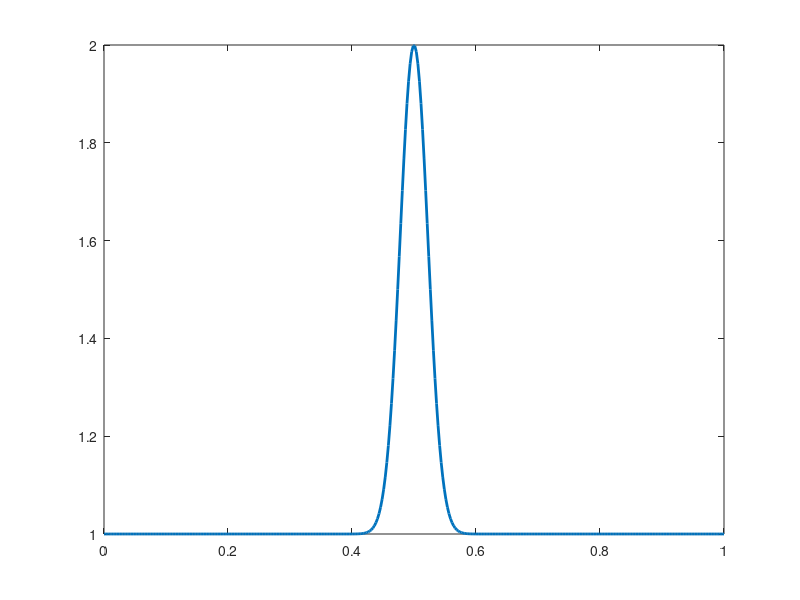
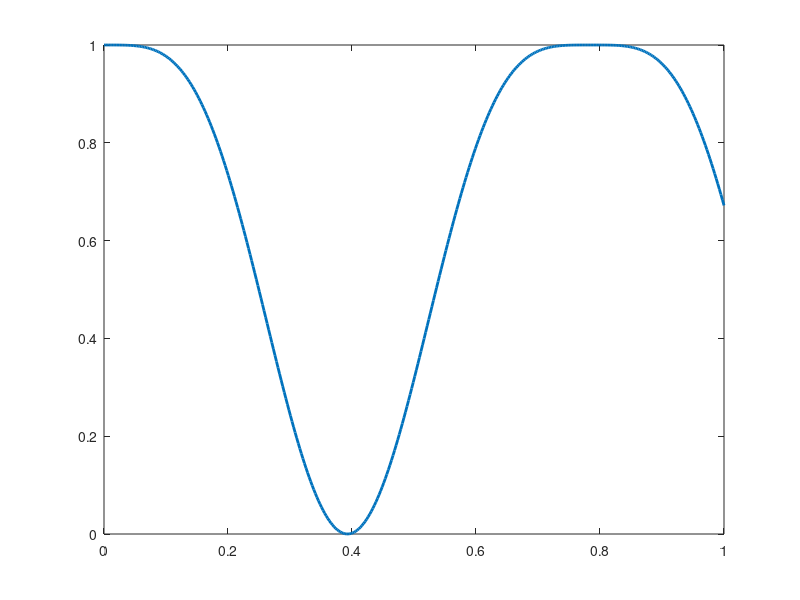
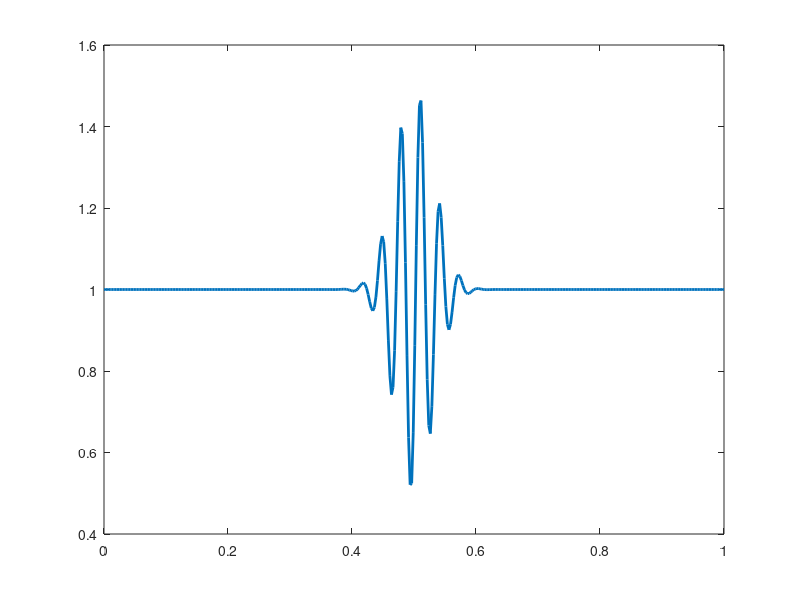
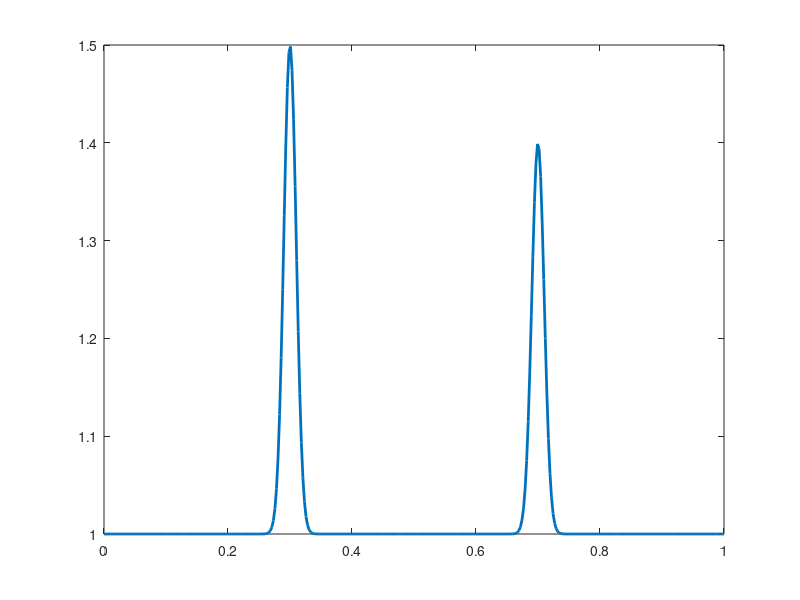

Source code (MATLAB) for these figures, in order:
t0 = 0.0;
tf = 1.0;
n = 400;
t = linspace(t0, tf, n);

figure(1);
y1 = 1.0 + exp(-1e3*(t-0.5).^2);
plot(t,y1,'LineWidth', 2);

figure(2);
y2 = 1 - sin(4.0 * t).^4;
plot(t,y2,'LineWidth', 2);

figure(3); %this works: gives the computational gap
y3 = 1 + 0.5 * sin(200.0 * t) .* exp(-500.0 * (t - 0.5).^2);
plot(t,y3,'LineWidth', 2);

figure(4);
y4 = 1.0 + 0.5 * (exp(-5000.0*(t-0.3).^2) + 0.8 * exp(-5000.0*(t-0.7).^2));
plot(t,y4,'LineWidth', 2);

figure(5);
y5 = 1.0 - (sin(12.0 * t + 15 * (tanh(20 * (t - 0.5)) - tanh(20 * (0.0 - 0.5)))).^4);
plot(t,y5,'LineWidth', 2);

figure(6);
y6 = 1.0 + 0.5 * sin(1000 * pi * t) .* ( exp(-25000*(t-0.3).^2) + exp(-25000*(t-0.7).^2) );
plot(t,y6,'LineWidth', 2);

figure(7);%this works: gives the computational gap
y7 = 1.0 + 0.5 * sin(10 * pi * t ) .* sin(10.0 * exp(-500*(t-0.5).^2) );
plot(t,y7,'LineWidth', 2);

figure(8);
y8 = 1.0 + 1.0 * exp(-1.0 * (t - 0.5).^2/(2*0.05*0.05));
plot(t,y8,'LineWidth', 2);
